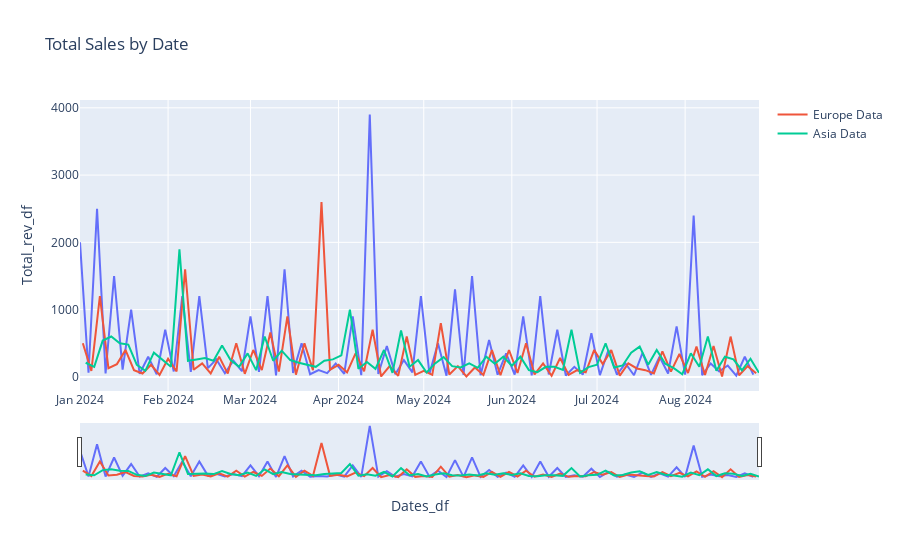

The code cell stored with this chart in its notebook:
### Code cell
# Plot chart
fig = px.line(North_America, x=North_America.index, y='Total_rev_df', title='Total Sales by Date')

# Add line for Europe
fig.add_trace(go.Scatter(x=Europe.index, y=Europe['Total_rev_df'],
                    mode='lines',
                    name='Europe Data'))

# Add line for Asia
fig.add_trace(go.Scatter(x=Asia.index, y=Asia['Total_rev_df'],
                    mode='lines',
                    name='Asia Data'))

# range slider
fig.update_layout(
    xaxis=dict(
        rangeslider=dict(
            visible=True
        ),
        type="date"
    )
)

fig.show()
